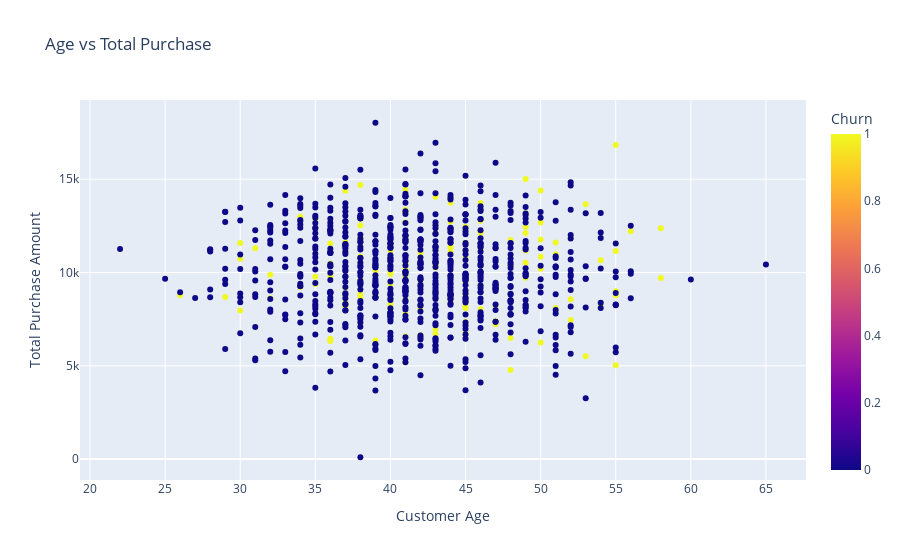

The notebook cell this image was saved under:
### Markdown cell above
# Exploratory Data Analysis (EDA)

### Code cell
print(churn_data.describe())
sns.countplot(x='Churn', data=churn_data)
plt.show()
fig = px.scatter(churn_data, x='Age', y='Total_Purchase', color='Churn', 
                 title='Age vs Total Purchase',
                 labels={'Age': 'Customer Age', 'Total_Purchase': 'Total Purchase Amount'})
fig.show()

### Figure 1 — Plotly figure (JSON) as saved in the notebook; plotly's stock layout.template omitted (floating-point values rounded to 4 significant figures; data arrays with more than 128 entries replaced by an {"elided": "..."} marker saying what was removed)
{"data": [{"hovertemplate": "Customer Age=%{x}<br>Total Purchase Amount=%{y}<br>Churn=%{marker.color}<extra></extra>", "legendgroup": "", "marker": {"color": {"elided": "900 int values"}, "coloraxis": "coloraxis", "symbol": "circle"}, "mode": "markers", "name": "", "orientation": "v", "showlegend": false, "type": "scatter", "x": {"elided": "900 int values"}, "xaxis": "x", "y": {"elided": "900 float values"}, "yaxis": "y"}], "layout": {"autosize": true, "coloraxis": {"colorbar": {"title": {"text": "Churn"}}, "colorscale": [[0, "#0d0887"], [0.1111, "#46039f"], [0.2222, "#7201a8"], [0.3333, "#9c179e"], [0.4444, "#bd3786"], [0.5556, "#d8576b"], [0.6667, "#ed7953"], [0.7778, "#fb9f3a"], [0.8889, "#fdca26"], [1, "#f0f921"]]}, "legend": {"tracegroupgap": 0}, "title": {"text": "Age vs Total Purchase"}, "xaxis": {"anchor": "y", "autorange": true, "domain": [0, 1], "range": [19.39, 67.61], "title": {"text": "Customer Age"}, "type": "linear"}, "yaxis": {"anchor": "x", "autorange": true, "domain": [0, 1], "range": [-1379.0, 19510.0], "title": {"text": "Total Purchase Amount"}, "type": "linear"}}}
